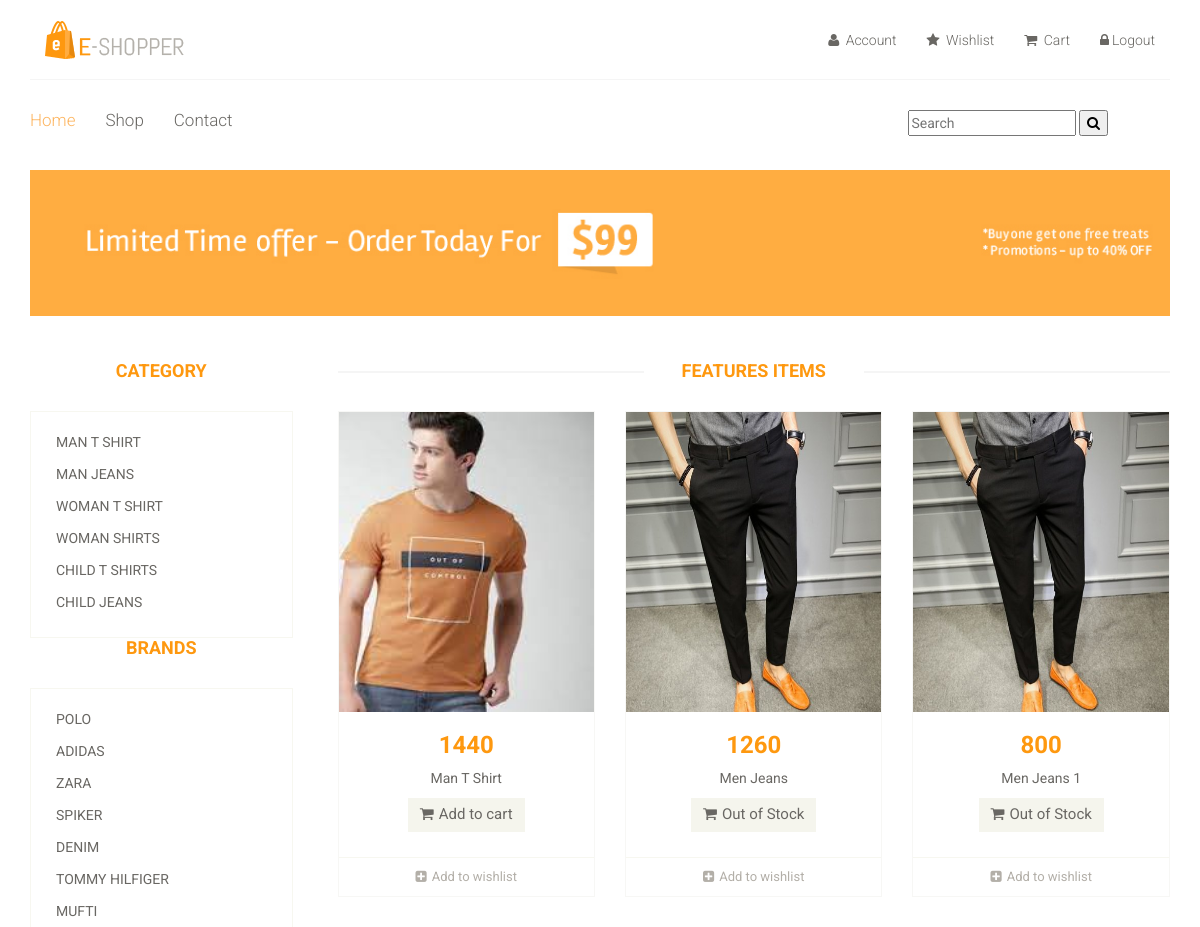
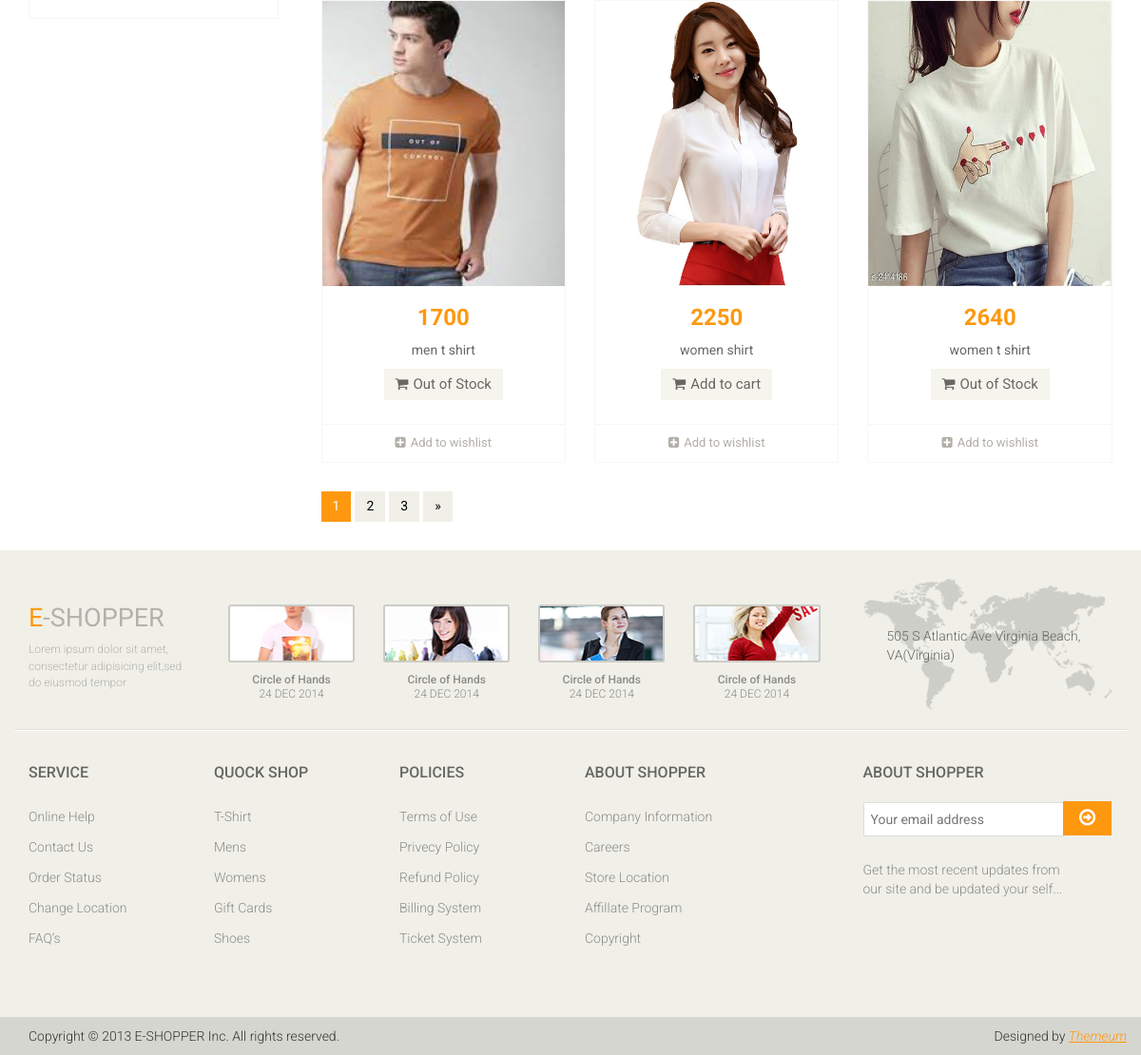
/shop/default/default/ (signed in), run on the app's committed database (2 pictures, top to bottom).
### mainApp/models.py (models this page shows, shortened)
class Category(models.Model):
    name = models.CharField(max_length=50)

class Brand(models.Model):
    name = models.CharField(max_length=50)

class Product(models.Model):
    stock = models.BooleanField(default=False)
    name = models.CharField(max_length=50)
    desc = models.TextField()
    category = models.ForeignKey(Category, on_delete=models.CASCADE)
    brand = models.ForeignKey(Brand, on_delete=models.CASCADE)
    seller = models.ForeignKey(Seller, on_delete=models.CASCADE)
    basePrice = models.IntegerField()
    discount = models.IntegerField(default=0, null=True, blank=True)
    finalPrice = models.IntegerField(default=0, null=True, blank=True)
    red = models.BooleanField(default=False, blank=True, null=True)
    green = models.BooleanField(default=False, blank=True, null=True)
    black = models.BooleanField(default=False, blank=True, null=True)
    white = models.BooleanField(default=False, blank=True, null=True)
    pink = models.BooleanField(default=False, blank=True, null=True)
    xs = models.BooleanField(default=False, blank=True, null=True)
    s = models.BooleanField(default=False, blank=True, null=True)
    m = models.BooleanField(default=False, blank=True, null=True)
    l = models.BooleanField(default=False, blank=True, null=True)
    xl = models.BooleanField(default=False, blank=True, null=True)
    img1 = models.ImageField(upload_to='images/', default=None, blank=True, null=True)
    img2 = models.ImageField(upload_to='images/', default=None, blank=True, null=True)
    img3 = models.ImageField(upload_to='images/', default=None, blank=True, null=True)
    img4 = models.ImageField(upload_to='images/', default=None, blank=True, null=True)
    img5 = models.ImageField(upload_to='images/', default=None, blank=True, null=True)
    date = models.DateTimeField(auto_now=True)

### mainApp/views.py (the view)
# urls.py: path('shop/<str:cat>/<str:br>/', views.shopDetails),
def shopDetails(request,cat,br):
    c = Category.objects.all()
    brand = Brand.objects.all()
    if(cat=="default" and br=="default"):
        p = Product.objects.all()
    elif(not cat=="default" and br=="default"):
        cobj = Category.objects.get(name=cat)
        p = Product.objects.filter(category=cobj)
    elif (cat == "default" and (not br == "default")):
        bobj = Brand.objects.get(name=br)
        p = Product.objects.filter(brand=bobj)
    else:
        cobj = Category.objects.get(name=cat)
        bobj = Brand.objects.get(name=br)
        p = Product.objects.filter(brand=bobj, category=cobj)
    return render(request, "shop.html", {
                            "Category": c,
                            "Brand": brand,
                            "Product": p,
                            "Cat": cat,
                            "Br": br})

### mainApp/templates/shop.html (shortened to what this page needs)
{% extends 'index.html' %}
{% load static %}
{% block body %}
<section id="advertisement" xmlns="http://www.w3.org/1999/html">
		<div class="container">
			<img src="{% static 'images/shop/advertisement.jpg' %}" alt="" />
		</div>
	</section>
	<section>
		<div class="container">
			<div class="row">
				<div class="col-sm-3">
					<div class="brands_products">
						<h2>Category</h2>
						<div class="brands-name">
							<ul class="nav nav-pills nav-stacked">
								{% for i in Category %}
								<li><a href="/shop/{{i.name}}/{{Br}}/">{{i.name}}</a> </li>
								{% endfor %}
							</ul>
						</div>
					</div>
					<div class="brands_products">
						<h2>Brands</h2>
						<div class="brands-name">
							<ul class="nav nav-pills nav-stacked">
								{% for i in Brand %}
								<li><a href="/shop/{{Cat}}/{{i.name}}/">{{i.name}}</a> </li>
								{% endfor %}
							</ul>
						</div>
					</div>
			</div>
				<div class="col-sm-9 padding-right">
					<div class="features_items">
						<h2 class="title text-center">Features Items</h2>
						{% for i in Product %}
						<div class="col-sm-4">
							<div class="product-image-wrapper">
								<div class="single-products">
									<div class="productinfo text-center">
										<img src="{{i.img1.url}}" width="150px" height="300px" alt=""/>
										<h2>{{i.finalPrice}}</h2>
										<p>{{i.name}}</p>
										{% if i.stock %}
										<a href="/product/{{i.id}}/" class="btn btn-default add-to-cart"><i class="fa fa-shopping-cart"></i>Add to cart</a>
										{% else %}
										<a href="/product/{{i.id}}/" class="btn btn-default add-to-cart" style="pointer-events: none"><i class="fa fa-shopping-cart"></i>Out of Stock</a>
										{% endif %}
									</div>
									<div class="product-overlay">
										<div class="overlay-content">
										</div>
									</div>
								</div>
								<div class="choose">
									<ul class="nav nav-pills nav-justified">
										<li><a href="/wishlist/{{i.id}}/"><i class="fa fa-plus-square"></i>Add to wishlist</a></li>
									</ul>
								</div>
							</div>
						</div>
						{% endfor %}
					</div>
			<ul class="pagination">
				<li class="active"><a href="">1</a></li>
				<li><a href="">2</a></li>
				<li><a href="">3</a></li>
				<li><a href="">&raquo;</a></li>
			</ul>
		</div>
	</section>
{% endblock %}

### mainApp/static/css/main.css (style rules this page uses)
body { font-family: 'Roboto', sans-serif; position: relative; font-weight: 400px; }
ul li { list-style: none; }
a { -webkit-transition: 300ms; transition: 300ms; }
h1, h2, h3, h4, h5, h6 { font-family: 'Roboto', sans-serif; }
.left-sidebar h2, .brands_products h2 { color: #FE980F; font-family: 'Roboto', sans-serif; font-size: 18px; font-weight: 700; margin: 0 auto 30px; text-align: center; text-transform: uppercase; position: relative; z-index: 3; }
.left-sidebar h2:after, h2.title:after { content: " "; position: absolute; border: 1px solid #f5f5f5; bottom: 8px; left: 0; width: 100%; height: 0; z-index: -2; }
h2.title:before { content: " "; position: absolute; background: #fff; bottom: -6px; width: 220px; height: 30px; z-index: -1; left: 50%; margin-left: -110px; }
.brands-name { border: 1px solid #F7F7F0; padding-bottom: 20px; padding-top: 15px; }
.brands-name .nav-stacked li a { background-color: #FFFFFF; color: #696763; font-family: 'Roboto', sans-serif; font-size: 14px; padding: 5px 25px; text-decoration: none; text-transform: uppercase; }
.padding-right { padding-right: 0; }
.features_items { overflow: hidden; }
h2.title { color: #FE980F; font-family: 'Roboto', sans-serif; font-size: 18px; font-weight: 700; margin: 0 15px; text-transform: uppercase; margin-bottom: 30px; position: relative; }
.product-image-wrapper { border: 1px solid #F7F7F5; overflow: hidden; margin-bottom: 30px; }
.single-products { position: relative; }
.productinfo h2 { color: #FE980F; font-family: 'Roboto', sans-serif; font-size: 24px; font-weight: 700; }
.productinfo p { font-family: 'Roboto', sans-serif; font-size: 14px; font-weight: 400; color: #696763; }
.productinfo img { width: 100%; }
.productinfo { position: relative; }
.product-overlay { background: rgba(254, 152, 15, .8); top: 0; display: none; height: 0; position: absolute; -webkit-transition: height 500ms ease 0s; transition: height 500ms ease 0s; width: 100%; display: block; }
.product-overlay .overlay-content { bottom: 0; position: absolute; bottom: 0; text-align: center; width: 100%; }
.add-to-cart { background: #F5F5ED; border: 0 none; border-radius: 0; color: #696763; font-family: 'Roboto', sans-serif; font-size: 15px; margin-bottom: 25px; }
.add-to-cart i { margin-right: 5px; }
.choose { border-top: 1px solid #F7F7F0; }
.choose ul li a { color: #B3AFA8; font-family: 'Roboto', sans-serif; font-size: 13px; padding-left: 0; padding-right: 0; }
.choose ul li a i { margin-right: 5px; }
#advertisement { padding-bottom: 45px; }
#advertisement img { width: 100%; }
.pagination { display: inline-block; margin-bottom: 25px; margin-top: 0; padding-left: 15px; }
.pagination li:first-child a, .pagination li:first-child span { border-bottom-left-radius: 0; border-top-left-radius: 0; margin-left: 0; }
.pagination li:last-child a, .pagination li:last-child span { border-bottom-right-radius: 0; border-top-right-radius: 0; }
.pagination .active a, .pagination .active span, .pagination .active a:hover, .pagination .active span:hover, .pagination .active a:focus, .pagination .active span:focus { background-color: #FE980F; border-color: #FE980F; color: #FFFFFF; cursor: default; z-index: 2; }
.pagination li a, .pagination li span { background-color: #f0f0e9; border: 0; float: left; line-height: 1.42857; margin-left: -1px; padding: 6px 12px; position: relative; text-decoration: none; margin-right: 5px; color: #000; }

### data on the page
Category: name "MAN T SHIRT"
Category: name "MAN JEANS"
Category: name "WOMAN T SHIRT"
Category: name "WOMAN SHIRTS"
Category: name "CHILD T SHIRTS"
Category: name "CHILD JEANS"
Brand: name "POLO"
Brand: name "ADIDAS"
Brand: name "ZARA"
Brand: name "SPIKER"
Brand: name "DENIM"
Brand: name "TOMMY HILFIGER"
Brand: name "MUFTI"
Product: img1 (picture), finalPrice "1440", name "Man T Shirt"
Product: img1 (picture), finalPrice "1260", name "Men Jeans"
Product: img1 (picture), finalPrice "800", name "Men Jeans 1"
Product: img1 (picture), finalPrice "1700", name "men t shirt"
Product: img1 (picture), finalPrice "2250", name "women shirt"
Product: img1 (picture), finalPrice "2640", name "women t shirt"
